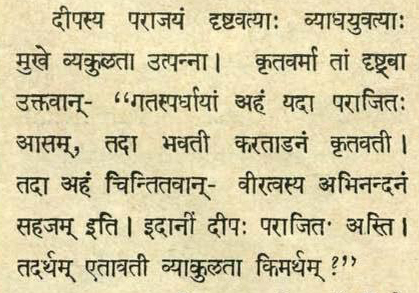
#> input picture cliPipeline/Data/image_text.jpg, 419 x 293 px, found by its file name
$ python push_test.py   (older library calls are emulated)
#> lines starting #> are read from the running program, lines starting #| are printed output that depends on the picture; after the words box and inside, x2 and y2 are one past the last pixel; in counts of white or black regions, pixels touching at a corner belong together
#> further down, ori is the input picture: shape (293, 419, 3); mean B, G, R 164.6, 201.4, 211
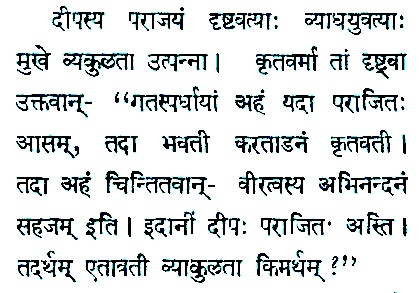
#> input picture segmentation/ipsegmentation/bw2.jpg, 419 x 293 px
#> further down, img is the input picture: shape (293, 419, 3); mean B, G, R 222.5, 222.2, 219
### segmentation/ipsegmentation/push.py
## contains code to segment image into words and lines and save them in separate folders
## author = Parth Batra
## date = 13-01-2019

# IMPORTS
import cv2
import math
import numpy as np
import matplotlib
import matplotlib.pyplot as plt
import matplotlib.image as mpimg
from PIL import Image as im
from scipy.ndimage import interpolation as inter

#initialising class "segment"
class segment:
    def __init__(self,image):
        self.image_show = cv2.imshow("Original Image",image)

    # different parameters calculation of image
    def image_para_calc(self, image):
        print("This image is ", type(image), "with dimensions", image.shape,"\n")
#| This image is  <class 'numpy.ndarray'> with dimensions (293, 419, 3)

    # attempt to remove background
    # TODO: TRY TO ELIMINATE THEM
    def bg_filter(self, image,):
        color_select = np.copy(image)

        # defining color criteria
        red_threshold = 200
        green_threshold = 200
        blue_threshold = 200
        rgb_threshold = [red_threshold, green_threshold, blue_threshold]

        # identify pixels above threshold
        thresholds = (image[:, :, 0] > rgb_threshold[0]) | (image[:, :, 1] > rgb_threshold[1]) | (image[:, :, 2] > rgb_threshold[2])
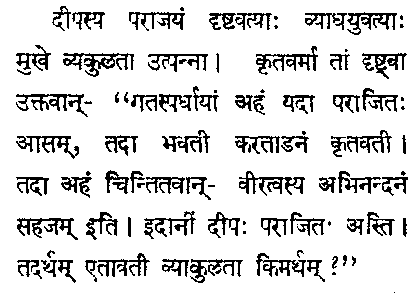
#> thresholds: shape (293, 419) bool; 86.2% white; black in thin lines or dots
        color_select[thresholds] = [255, 255, 255]

        # display image
        cv2.imshow("Background Removed", color_select)

        #converting the plot into image and returning it for further calls
        return cv2.cvtColor(np.array(color_select), cv2.COLOR_RGB2BGR)

    # conversion to binary image
    def img2binary(self, image):
        color_select = np.copy(image)
        (thresh, im_bw) = cv2.threshold(color_select, 128, 255, cv2.THRESH_BINARY)

        #cv2.imwrite("bw2.jpg", im_bw)

        shapemask = cv2.inRange(im_bw, 0, 10)
#> shapemask: shape (293, 419); 12.6% white in thin lines or dots
        #cv2.imwrite("mask2.jpg", shapemask)

        cv2.imshow("Binary Image", im_bw)
        #cv2.imshow("Inverse of Binary we made", shapemask)
        cv2.waitKey(0)
        return cv2.cvtColor(np.array(im_bw), cv2.COLOR_RGB2BGR)
        #return im_bw

    #detect and fix the skew of the image
    def skew_fix(self, image):
        # convert to binary
        image = im.fromarray(image)
        wd, ht = image.size
#> wd = 419; ht = 293
        pix = np.array(image.convert('1').getdata(), np.uint8)
        bin_img = 1 - (pix.reshape((ht, wd)) / 255.0)
#> bin_img: shape (293, 419) float64; values 0 (black) and 1 (white), 12.6% white in thin lines or dots

        def find_score(arr, angle):
            data = inter.rotate(arr, angle, reshape=False, order=0)
            hist = np.sum(data, axis=1)
            score = np.sum((hist[1:] - hist[:-1]) ** 2)
            return hist, score

        delta = 0.5
        limit = 7
        angles = np.arange(-limit, limit + delta, delta)
        scores = []
        for angle in angles:
            hist, score = find_score(bin_img, angle)
            scores.append(score)
#> this loop made 29 passes
#> score on passes 1 to 12: 16879, 19241, 18829, 19410, 22250, 19377, 23537, 26231, 35919, 40446, 41402, 41976
#> pass 1, in find_score, `data = inter.rotate(arr, angle, reshape=False, order=0)`:
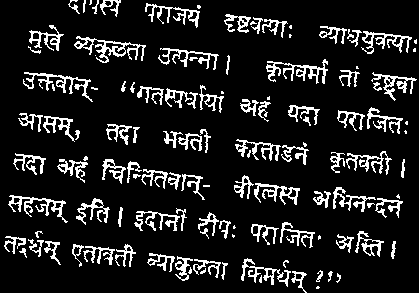
#> data: shape (293, 419) float64; values 0 (black) and 1 (white), 12.5% white in thin lines or dots
#> after the loop, scores = 29 values, max 506043 at index 14, min 15284 at index 28, mean 53084.7

        best_score = max(scores)
#> best_score = 506043
        best_angle = angles[scores.index(best_score)]
#> best_angle = 0
        print("Best angle for skew correction:", best_angle)
#| Best angle for skew correction: 0.0

        # correct skew
        data = inter.rotate(bin_img, best_angle, reshape=False, order=0)
        img = im.fromarray((255 * data).astype("uint8")).convert("RGB")
#> img: PIL image 419x293 RGB; 12.6% white in thin lines or dots
        img.save('skew_corrected2.png')
        plt.imshow(img)
        plt.show()
        return cv2.cvtColor(np.array(img), cv2.COLOR_RGB2BGR)

    # converting the processed text into separate lines
    def img2line(self, image, ori):
        k = 0
        p = 0

        ori = cv2.resize(ori, (0, 0), fx=1.69, fy=1.69)
#> ori: shape (495, 708, 3)

        # TWEAK RESIZING FACTOR FOR SPACING
        image = cv2.resize(image, (0, 0), fx=1.69, fy=1.69)
        gray = cv2.cvtColor(image, cv2.COLOR_BGR2GRAY)

        # (2) Threshold
        # USABLE FOR BOTH TYPE OF BINARY IMAGES
        # for white BG and  Black text
        th, threshed = cv2.threshold(gray, 128, 255, cv2.THRESH_BINARY_INV | cv2.THRESH_OTSU)
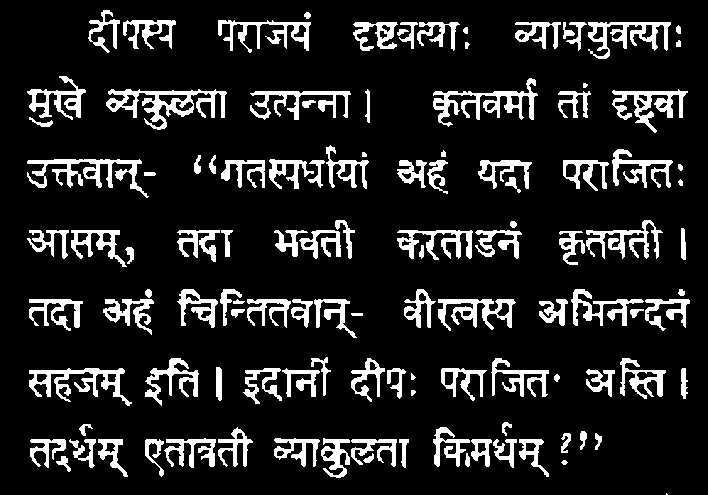
#> threshed: shape (495, 708); 13.4% white; 117 white regions (1 under 20 px), largest, box (x1, y1, x2, y2) and area: (106, 89, 227, 130) 1776, (433, 78, 538, 127) 1496, (27, 159, 149, 198) 1494
#> th = 144
        # for black BG and White Text
        # th, threshed = cv2.threshold(gray, 127, 255, cv2.THRESH_BINARY|cv2.THRESH_OTSU)

        # (3) minAreaRect on the nozeros
        pts = cv2.findNonZero(threshed)
#> pts = contour of 46802 points, box (x1, y1, x2, y2) (27, 10, 690, 495), area 19304
        ret = cv2.minAreaRect(pts)
#> ret = ((356.8, 249.4), (471.9, 668.1), -88.42)

        (cx, cy), (w, h), ang = ret
#> cx = 356.8; cy = 249.4; w = 471.9; h = 668.1; ang = -88.42
        if w < h:
            w, h = h, w
#> w = 668.1; h = 471.9
            ang += 90
#> ang = 1.58

        # (4) Find rotated matrix, do rotation
        M = cv2.getRotationMatrix2D((cx, cy), ang, 1.0)
#> M = [[1, 0.0276, -6.75], [-0.0276, 1, 9.95]]
        rotated = cv2.warpAffine(threshed, M, (image.shape[1], image.shape[0]))

        # (5) find and draw the upper and lower boundary of each lines
        hist = cv2.reduce(rotated, 1, cv2.REDUCE_AVG).reshape(-1)
#> hist = 495 values, max 105 at index 309, min 0 at index 0, mean 34.06

        # TWEAK "TH" -  THRESHOLD
        th = 2
        H, W = image.shape[:2]
#> H = 495; W = 708
        uppers = [y for y in range(H - 1) if hist[y] <= th and hist[y + 1] > th]
#> uppers = [12, 74, 141, 211, 281, 350, 418, 424]
        lowers = [y for y in range(H - 1) if hist[y] > th and hist[y + 1] <= th]
#> lowers = [55, 135, 196, 269, 337, 409, 422, 480]

        # To eliminate the small gaps
        # initiations
        upper = []
        lower = []
        diff = []
        heights = []
        l = len(uppers)
#> l = 8

        for j in range(0, l):
            if lowers[j] - uppers[j] >= 10:
                upper.append(uppers[j])
                lower.append(lowers[j])
#> after the loop, lower = [55, 135, 196, 269, 337, 409, 480]; upper = [12, 74, 141, 211, 281, 350, 424]

        for k in range(0, len(upper)):
            diff.append(lower[k] - upper[k])
            heights.append(upper[k])
#> this loop made 7 passes
#> after the loop, diff = [43, 61, 55, 58, 56, 59, 56]; heights = [12, 74, 141, 211, 281, 350, 424]

        print("diff:", diff)
#| diff: [43, 61, 55, 58, 56, 59, 56]
        print("heights:", heights)
#| heights: [12, 74, 141, 211, 281, 350, 424]
        # To fix the multiple contours joining factor:
        # Normalise "diff" array
        minim = min(diff)
#> minim = 43

        for i in range(0, len(uppers)-1):
            diff[i] = math.floor(round(diff[i] / minim, ndigits=3))
#> after the loop, diff = [1, 1, 1, 1, 1, 1, 1]

        print("diff normalised:", diff, "\n")
#| diff normalised: [1, 1, 1, 1, 1, 1, 1]
        print("lowers:", lowers)
#| lowers: [55, 135, 196, 269, 337, 409, 422, 480]
        print("lower:", lower, "\n")
#| lower: [55, 135, 196, 269, 337, 409, 480]
        print("uppers:", uppers)
#| uppers: [12, 74, 141, 211, 281, 350, 418, 424]
        print("upper:", upper)
#| upper: [12, 74, 141, 211, 281, 350, 424]

        rotated = cv2.cvtColor(rotated, cv2.COLOR_GRAY2BGR)
#> rotated: shape (495, 708, 3)

        for y in upper:
            cv2.line(rotated, (0, y), (W, y), (255, 0, 0), 1)
#> this loop made 7 passes
#> y on passes 1 to 7: 12, 74, 141, 211, 281, 350, 424
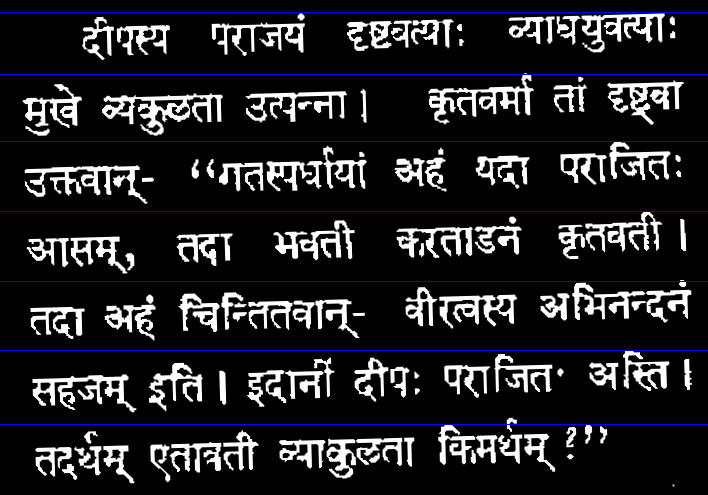
#> rotated: shape (495, 708, 3); mean B, G, R 37.6, 34, 34

        for y in lower:
            cv2.line(rotated, (0, y), (W, y), (0, 255, 0), 1)
#> this loop made 7 passes
#> y on passes 1 to 7: 55, 135, 196, 269, 337, 409, 480
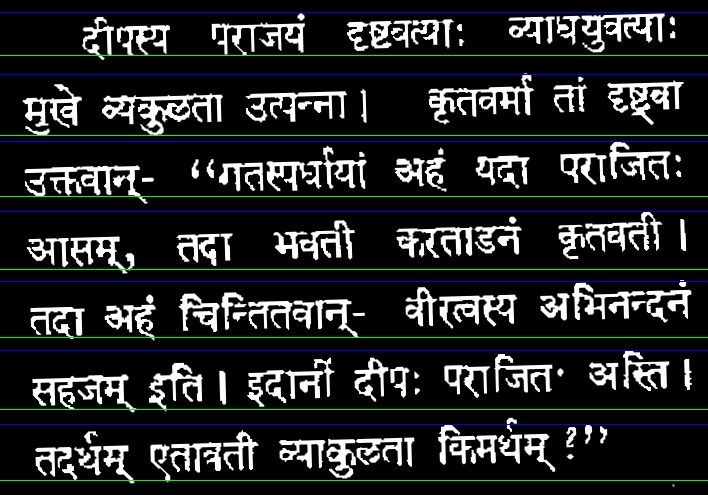
#> rotated: shape (495, 708, 3); 1.41% of pixels changed, all inside (x1, y1, x2, y2) = (0, 55, 708, 481)

        cv2.imshow("result.png", rotated)
        cv2.waitKey(0)

        def line2words(image):
            #count = 0
            #image = cv2.resize(image, (0, 0), fx=1.3, fy=1.3)

            # convert to 'grayscale' image
            gray = cv2.cvtColor(image, cv2.COLOR_BGR2GRAY)

            # smooth the image to avoid noises
            gray = cv2.medianBlur(gray, 5)

            # Apply adaptive threshold
            thresh = cv2.adaptiveThreshold(gray, 255, 1, 1, 11, 2)
            thresh_color = cv2.cvtColor(thresh, cv2.COLOR_GRAY2BGR)

            # apply some dilation and erosion to join the gaps
            thresh = cv2.dilate(thresh, None, iterations=4)
            thresh = cv2.erode(thresh, None, iterations=3)

            # Find the contours
            _, contours, _ = cv2.findContours(thresh, cv2.RETR_LIST, cv2.CHAIN_APPROX_SIMPLE)

            co_array = []
            area = []

            total_area = image.shape[0] * image.shape[1]

            # For each contour, find the bounding rectangle and draw it
            # cropping and saving to another dir ./words
            # loop for each word
            for cnt in contours:
                x, y, w, h = cv2.boundingRect(cnt)

                if w * h >= (0.008 * total_area):
                    area.append((w * h))
                    co_array.append((x, y, w, h))
                    # cropping image to rectangles
                    cv2.rectangle(thresh_color, (x, y), (x + w, y + h), (0, 255, 0), 2)
                    cv2.rectangle(image, (x, y), (x + w, y + h), (0, 255, 0), 2)
                # increment sample words
                #count += 1
                # saving into words folder
                ##FOR SEPARATE PAGES WE CAN EDIT NOMENCLATURE BY INTRODUCING ANOTHER STRING OF PAGE NO. LIKE [+str(text_image_no.)]
                # cv2.imwrite("words/2."+ str(count) +".jpg", image[y:y+h, x:x+w])
                print(i)
                display_words(ori,co_array,heights,i)

            print("Areas:", area)
            print("(x,y,w,h):", co_array)

            # Finally show the image
            cv2.imshow('image', image)
            cv2.imshow('res', thresh_color)
            cv2.waitKey(0)
            cv2.destroyAllWindows()
        #display words on original image
        def display_words(ori, co_array, heights,i):
                for j in range(0,len(co_array)):
                    cv2.rectangle(ori, (co_array[j][0], heights[i] + co_array[j][1]),(co_array[j][0] + co_array[j][2], heights[i] + co_array[j][1] + co_array[j][3]),(0, 255, 0), 2)
                i = i + 1
                cv2.imshow("ori",ori)
        # for viewing and separating images

        for i in range(0, l - 1):
                cv2.imshow("line_sample" + str(i+1), image[upper[i]: lower[i], :])
                cv2.waitKey(0)
                sample_image =cv2.cvtColor(np.array(image[upper[i]:lower[i],:]), cv2.COLOR_RGB2BGR)
                line2words(sample_image)
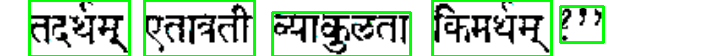
#> sample_image: shape (56, 708, 3); mean R, G, B 195.6, 216.6, 195.7
                #cv2.imwrite("./lines/Line" + str(i+1)+".jpg", image[upper[i]:lower[i], :])

### segmentation/ipsegmentation/push_test.py
# Testing for the segment
import cv2
from push import segment

### Test the push directory ###
ori = cv2.imread("c:/users/dell/desktop/sanskritocr/source/image_text.jpg")
img = cv2.imread(r'bw2.jpg')
tt = segment(img)
tt.image_para_calc(img)
img = tt.bg_filter(img)
binary = tt.img2binary(img)
skew_fix = tt.skew_fix(binary)
result = tt.img2line(binary, ori)
